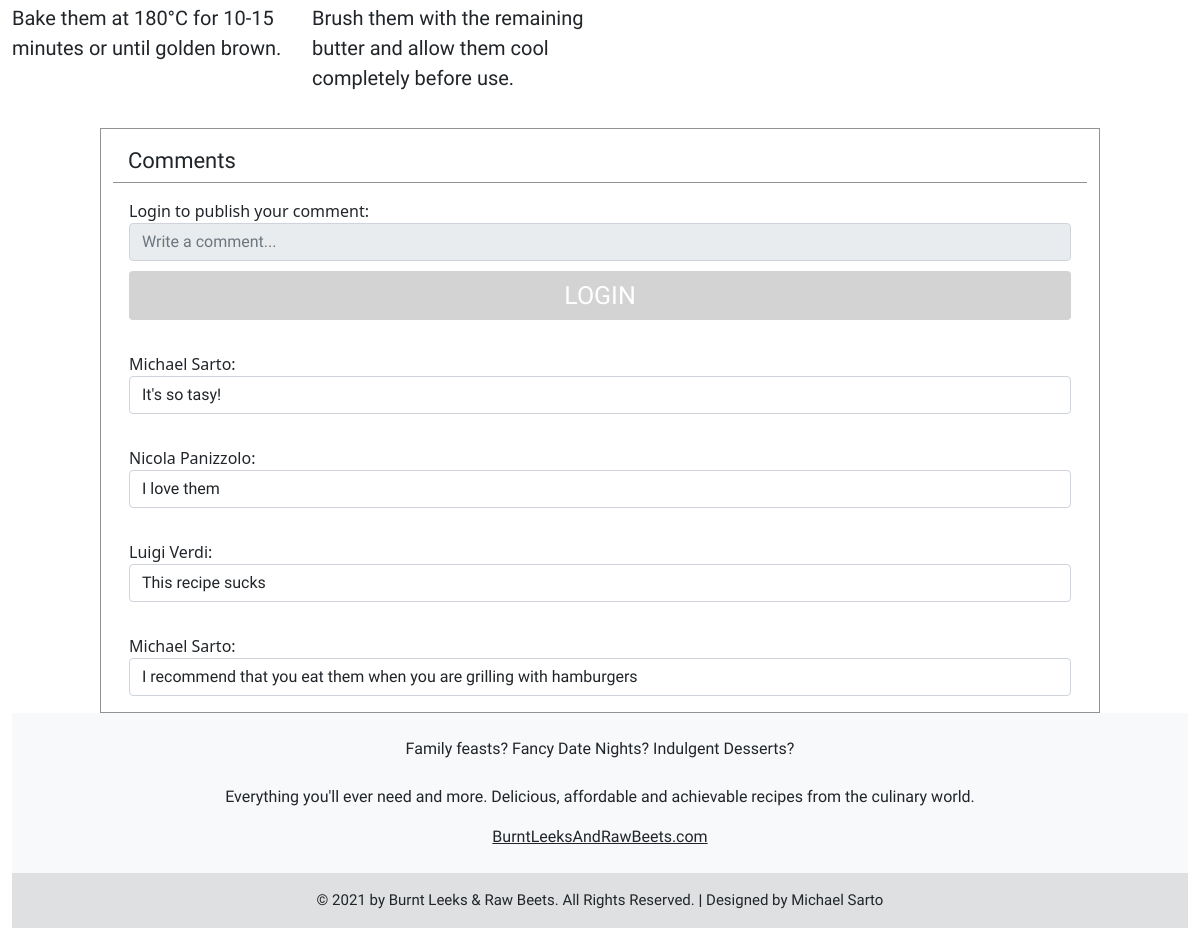
Before: /recipe.php?recipe=1 (lower part) with the older database file.
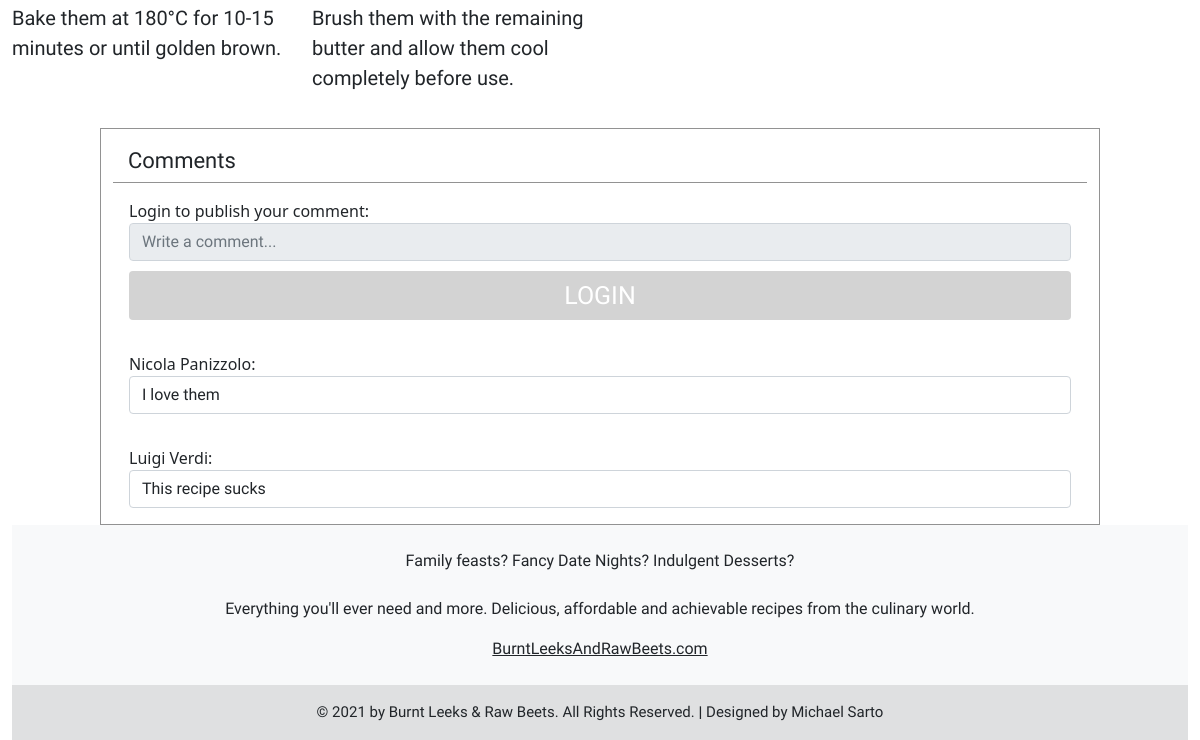
After: the same page with the newer database file.
### tables this page shows
CREATE TABLE `recipes` (
  `IdRecipe` int(11) NOT NULL,
  `Title` varchar(255) DEFAULT NULL,
  `Preparation` text DEFAULT NULL,
  `State` tinyint(1) DEFAULT 1
);

CREATE TABLE `reviews` (
  `IdReview` int(11) NOT NULL,
  `Stars` int(11) NOT NULL,
  `Review` varchar(255) DEFAULT NULL,
  `IdUser` int(11) NOT NULL,
  `IdRecipe` int(11) NOT NULL
);

CREATE TABLE `users` (
  `IdUser` int(11) NOT NULL,
  `Name` varchar(255) DEFAULT NULL,
  `Surname` varchar(255) DEFAULT NULL,
  `Email` varchar(255) NOT NULL,
  `Password` varchar(255) NOT NULL,
  `Newsletter` tinyint(1) NOT NULL,
  `Category` int(11) NOT NULL
);

### DBHandler.php (called while the page is built, shortened)
<?php
class DBHandler
{
    private $db;
    public function getInstance()
    {
        return $this->db;
    }
    private function connect_database()
    {
        try {
            $connection_string = 'mysql:host=localhost;dbname=foodblog;charset=utf8';
            $connection_array = array(
                PDO::ATTR_ERRMODE => PDO::ERRMODE_EXCEPTION,
                PDO::ATTR_DEFAULT_FETCH_MODE => PDO::FETCH_ASSOC
            );
            $this->db = new PDO($connection_string, USER, PASSWORD, $connection_array);
        } catch (PDOException $e) {
            $this->db = null;
        }
    }
}

### DBHandlerObject.php (called while the page is built, shortened)
<?php
$dbh = new DBHandler();

### recipe.php (the view, shortened to what the changed rows need)
<!DOCTYPE html>
<html lang="en">
<head>
    <?php
    require_once("header.php");
    ?>
    <link rel="stylesheet" href="ingredients.css">
    <link rel="stylesheet" href="https://cdnjs.cloudflare.com/ajax/libs/rateYo/2.3.2/jquery.rateyo.min.css">
</head>
<body>
    <div class="container-fluid">
        <?php
        if (isset($_GET['recipe']) && is_numeric($_GET['recipe'])) {
            $stmt = $dbh->getInstance()->prepare("SELECT IdRecipe, Title, Preparation FROM recipes WHERE recipes.IdRecipe= :idRecipe");
            $stmt->bindParam(':idRecipe', $_GET['recipe']);
            $stmt->execute();
            $row = $stmt->fetch();
        } else {
            header('Location: blog.php');
        }
        $prepations = explode(';', $row['Preparation']);
        ?>
        <section style="margin-top: 35px; margin-bottom: 35px;">
            <?php
            for ($cnt = 1; $cnt < sizeof($prepations); ++$cnt) {
                echo ' <div class="row"  style="margin-top: 5px; margin-bottom: 5px;">';
                if (isset($prepations[$cnt])) {
                    $number = mb_substr($prepations[$cnt], 0, 4);
                    $text = mb_substr($prepations[$cnt], 4);
                    echo '  <div class="col-lg-3 col-md-12 col-xs-12">
                <div class="prepartionNumber text-center sublogo error" style="font-size: 35px;">
                    ' . $number . ' <br>
                </div>
                <div class="preparationText navbar-font text-justify" style="font-size: 20px;">
                   ' . $text . '
                </div>
            </div>';
                }
                ++$cnt;
                if (isset($prepations[$cnt])) {
                    $number = substr($prepations[$cnt], 0, 4);
                    $text = substr($prepations[$cnt], 4);
                    echo '  <div class="col-lg-3 col-md-12 col-xs-12">
                <div class="prepartionNumber text-center sublogo error" style="font-size: 35px;">
                    ' . $number . ' <br>
                </div>
                <div class="preparationText navbar-font text-justify" style="font-size: 20px;">
                   ' . $text . '
                </div>
            </div>';
                }
                ++$cnt;
                ++$cnt;
                echo ' </div>';
            }
            ?>
        </section>
        <?php
        require_once("reviews.php");
        require_once("footer.php"); ?>
    </div>
</body>
</html>

### reviews.php (shortened to what the changed rows need)
<section>
    <?php
    require_once('Header.php');
    $stmt4 = $dbh->getInstance()->prepare("SELECT users.IdUser, users.Name, users.Surname, reviews.Stars, reviews.Review, reviews.IdReview from reviews   INNER JOIN users on users.IdUser=reviews.IdUser  where reviews.IdRecipe=:idrecipe");
    $stmt4->bindParam('idrecipe', $row['IdRecipe']);
    $stmt4->execute();
    for ($cnt = 0; $stmt4->rowCount() > $cnt; ++$cnt) {
        $row4 = $stmt4->fetch();
        $name = $row4['Name'];
        $surname = $row4['Surname'];
        $stars = $row4['Stars'];
        $review = $row4['Review'];
        echo '<div class="row d-flex justify-content-center">
                <div class="col-10  d-flex justify-content-center borderReview">
                    <div class="myform form" style="border: none;">
                        ' . htmlentities($name) . ' ' . htmlentities($surname) . ': <div class="rateyo" data-rateyo-rating="' . $stars . '"></div>
                        <div class="form-control navbar-font" style="height: auto; width:auto">
                           ' . htmlentities($review);
        echo ' </div>
                    </div>
                </div>
            </div>';
    }
    ?>
</section>

Changed rows visible on the page:
removed reviews: IdUser.Name "Michael", IdUser.Surname "Sarto", Review "It's so tasy!"
removed reviews: IdUser.Name "Michael", IdUser.Surname "Sarto", Review "I recommend that you eat them when you are grilling with hamburgers"
